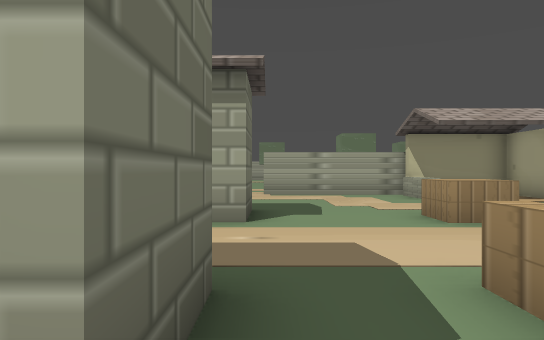
[1] (above)

24 first-person views from a walk through a Godot game level. The camera is 1.5 m above the floor, looks level and sees 70° across. The floor is counted in squares, 2 m on a side. Each view is taken from the middle of a square. On the plan, view 1 faces up. The plan holds only what a view shows up to about 12 squares ahead; the rest is blank. The place goes on beyond the plan.

[2]
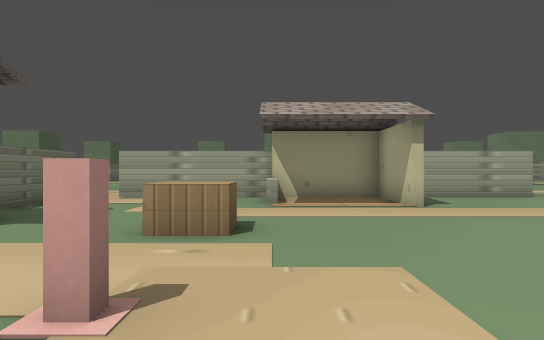

[3]
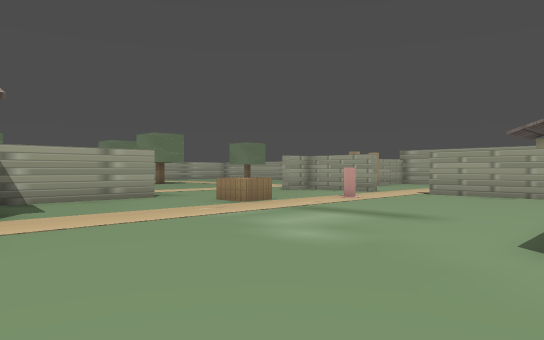

[4]
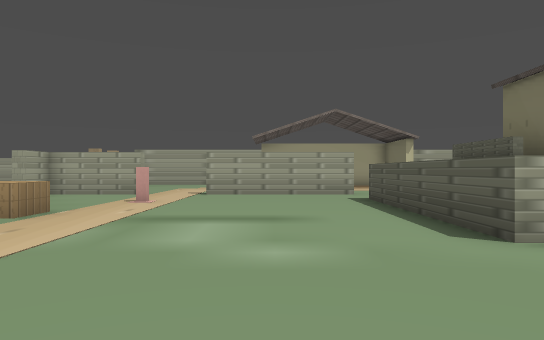

[5]
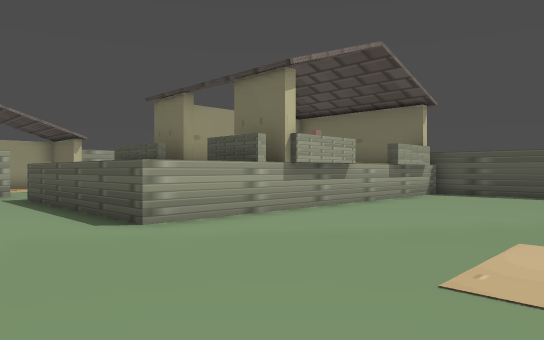

[6]
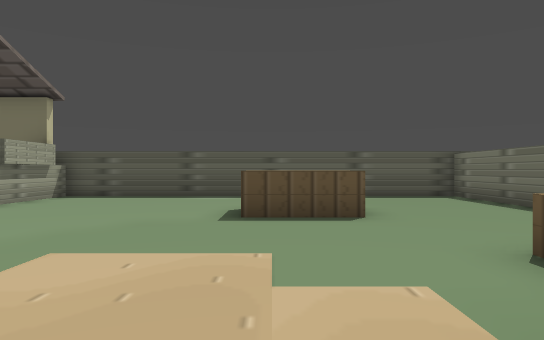

[7]
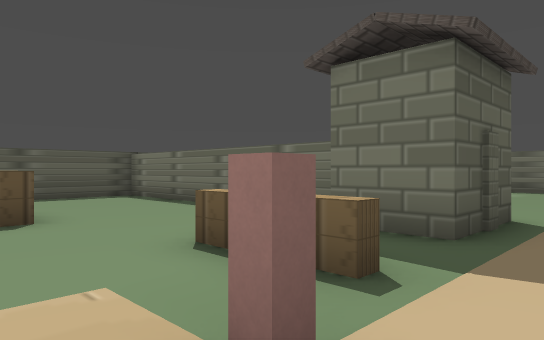

[8]
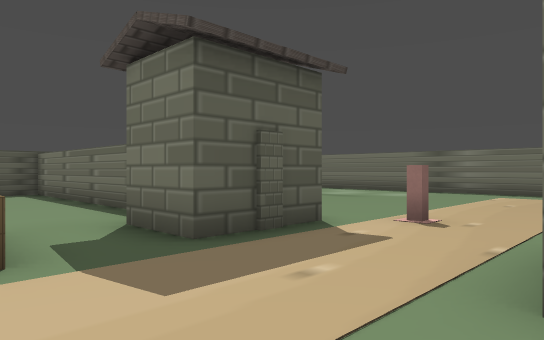

[9]
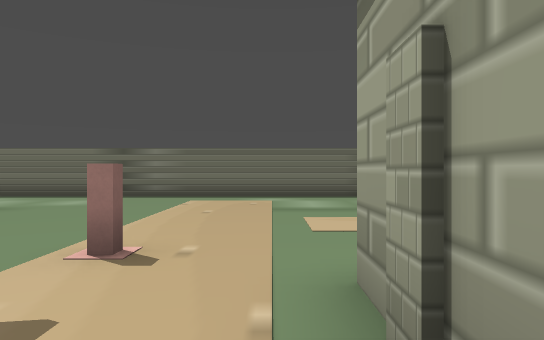

[10]
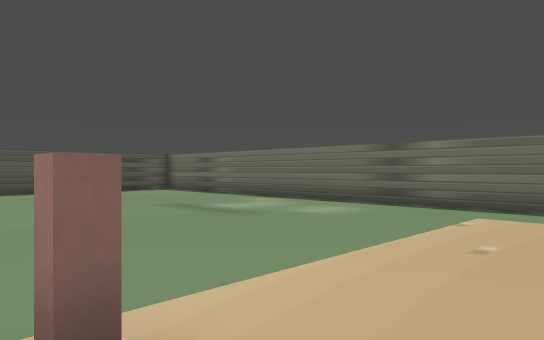

[11]
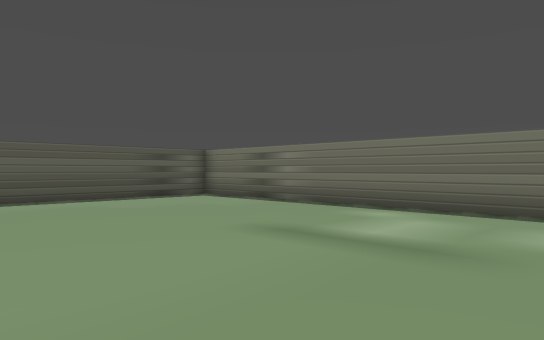

[12]
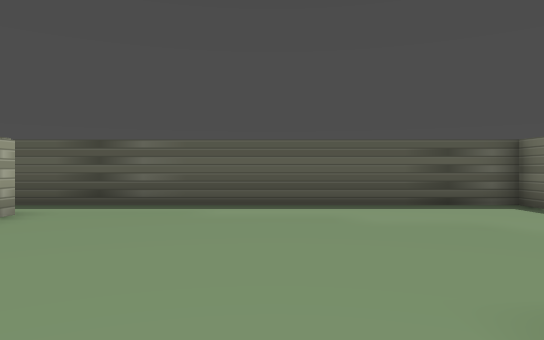

[13]
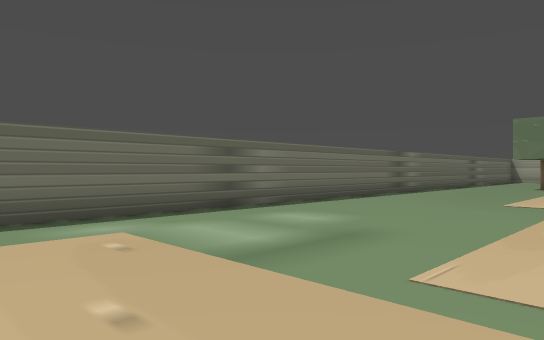

[14]
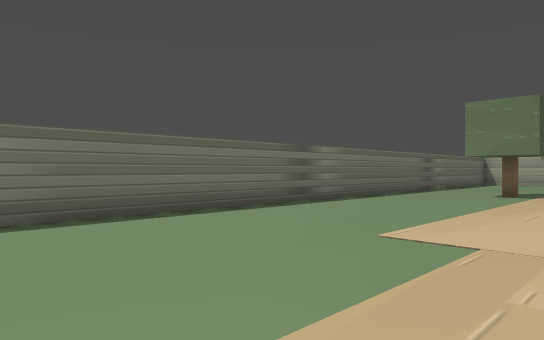

[15]
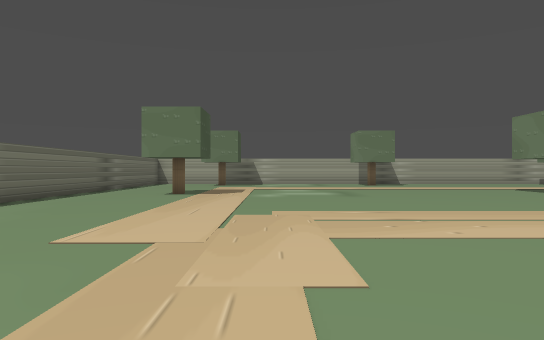

[16]
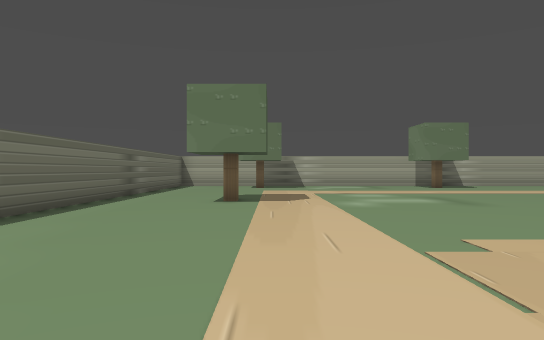

[17]
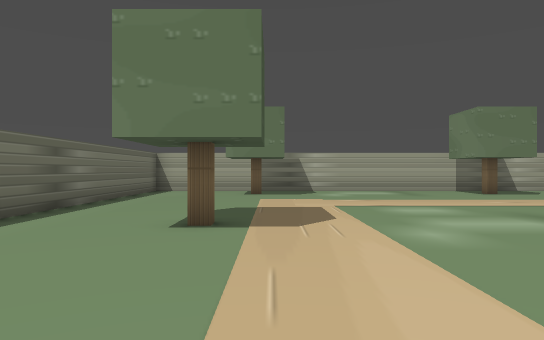

[18]
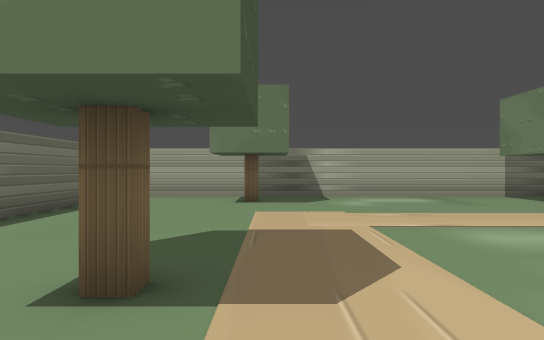

[19]
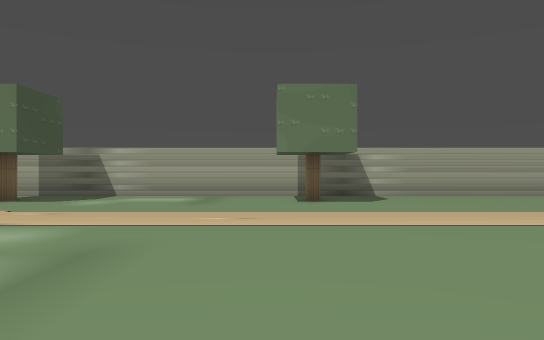

[20]
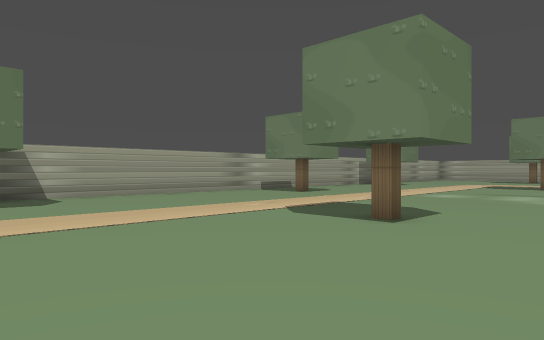

[21]
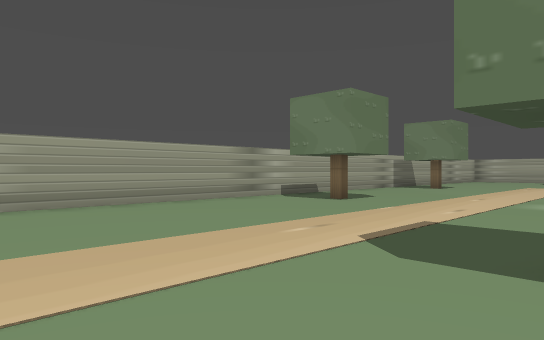

[22]
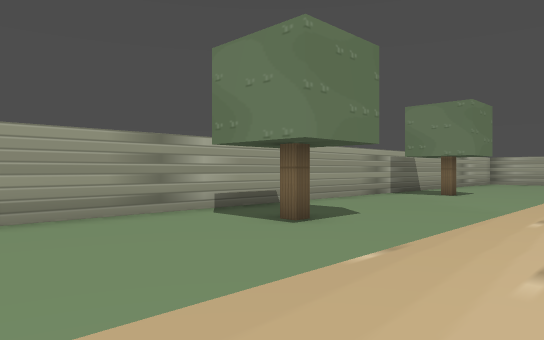

[23]
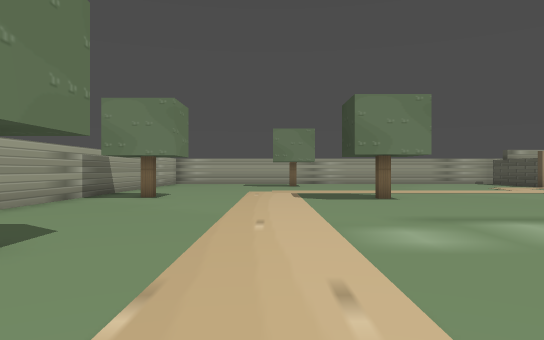

[24]
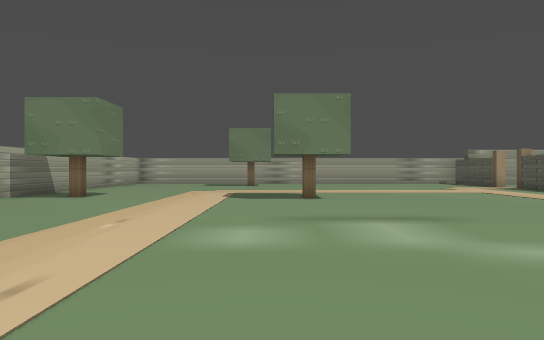

### Floor plan
Points are (right, up) in squares from view 1. A wall is a line through its corners. A room is listed if a view was taken in it or the views show most of it. See-through windows are left out.
Room 1 (views 1, 2, 3, 4, 5, 6, 7, 8, 9, 10, 11, 12, 13, 14, 15, 16, 17, 18, 19, 20, 21, 22, 23, 24)
walls: (3.9, 10) (3.9, 11.8) (-0.2, 11.8); (-1.3, 10) (-1.3, 8.5); (-0.4, 7) (-0.4, 5.6) (-2.6, 5.6); (6.9, 9) (6.9, 11.4) (4, 11.4); (11.2, 11.8) (7.6, 11.8); (-2.8, 2.5) (-0.4, 2.5) (-0.4, 0.8); (4.8, 20.8) (4.3, 20.8) (4.3, 21.2); (-1.3, 0.1) (-1.3, -7.3) (10, -7.3) (10, 2.5) (16, 2.5); (-7.8, 20.8) (-7.8, 20.3) (-8.2, 20.3); (17.8, 9.1) (17.8, 11.8) (16.8, 11.8) (16.8, 12.2); (0.2, 27.3) (-0.2, 27.3); (16.3, 20.8) (16.3, 21.2); (9.8, 26.8) (9.3, 26.8) (9.3, 27.2); (17.8, 2.4) (17.8, 7); (-7.3, 27.8) (-7.3, 27.3) (-7.8, 27.3); (-11.2, 27) (-11.2, -9.2) (-0.5, -9.2); (17.2, 27.3) (16.8, 27.3) (16.8, 27.8); (18, 29.2) (-10.6, 29.2)
ways out: opening at (17, 2)
objects: wagon (3, -3) to (4, -3); crate (3, 6); crate (12, 9) to (13, 10)

Positions as (right, up) in squares from view 1, and headings:
1: (0, 0), facing up
2: (4, 1), facing up
3: (6, 2), facing up-right
4: (6, 5), facing right
5: (5, 5), facing down-right
6: (4, 4), facing down
7: (4, 4), facing down-left
8: (2, 6), facing down-left
9: (0, 5), facing left
10: (-3, 5), facing down-left
11: (-4, 1), facing down-left
12: (-6, -1), facing down
13: (-5, 3), facing up-left
14: (-5, 8), facing up-left
15: (-5, 8), facing up
16: (-7, 11), facing up
17: (-7, 15), facing up
18: (-7, 18), facing up
19: (-1, 18), facing up
20: (-1, 18), facing up-right
21: (1, 21), facing up-right
22: (5, 23), facing up-right
23: (6, 24), facing right
24: (6, 22), facing right
